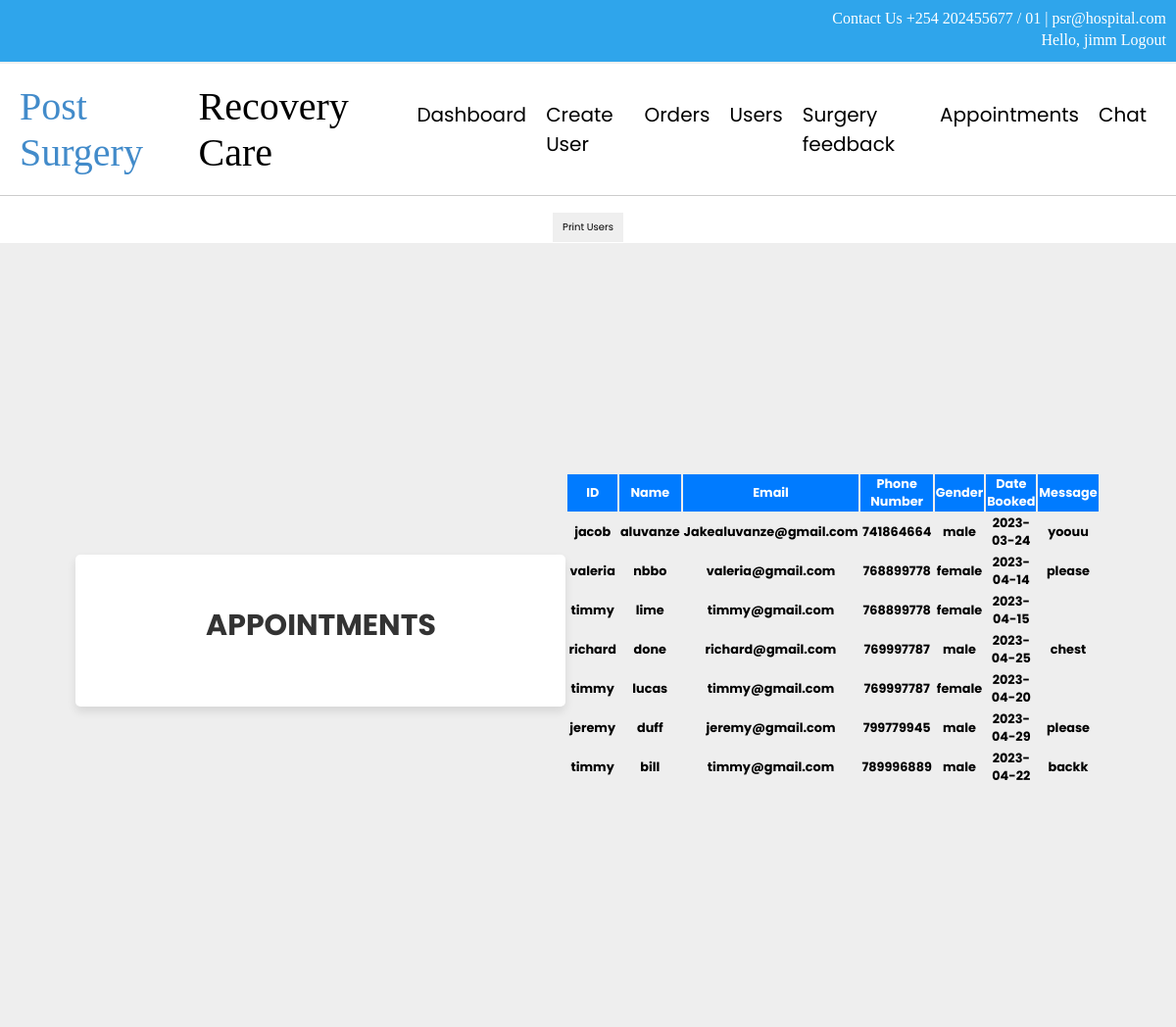
The app's page /admin/reserve.php (signed in) with its own data.
### tables this page shows
CREATE TABLE `appointments` (
  `id` int(255) NOT NULL,
  `fname` varchar(255) NOT NULL,
  `lname` varchar(255) NOT NULL,
  `email` varchar(255) NOT NULL,
  `phone` int(11) NOT NULL,
  `gender` text NOT NULL,
  `adate` date NOT NULL,
  `message` text NOT NULL
);

### admin/reserve.php (the view, shortened to what this page needs)
<?php
include '../config.php';
?>
<!DOCTYPE html>
<html lang="en">
<head>
   <link href="../css/nav.css" type="text/css" rel="stylesheet">
</head>
<body>
</head>
<body>
    <div class="top">
      <div>
       Contact Us +254 202455677 / 01 | psr@hospital.com
       <br>
          Hello, <?php echo $_SESSION['admin_name']; ?>
       <a href="../login_form.php">Logout</a>
      </div>
   </div>
  <nav class="navbar">
  <div class="logo">
    <a href="#" class="logo-text">
      <span class="logo-part-1">Post Surgery</span>
      <span class="logo-part-2">Recovery Care</span>
    </a>
  </div>
  <ul class="nav-links">
    <li><a href="dashboard.php">Dashboard</a></li>
    <li><a href="create_user.php">Create User</a></li>
    <li><a href="medicine.php">Orders</a></li>
    <li><a href="users.php">Users</a></li>
    <li><a href="surgeryf.php">Surgery feedback</a></li>
    <li><a href="reserve.php">Appointments</a></li>
    <li><a href="../chatlogin.php">Chat</a></li>
  </ul>
</nav>
     <h1><button  class="print" type="button" onclick="window.print('.form-container')">Print Users</button><h1>
   <div class="form-container">
    <form><h3>Appointments</h3></form><br>
         <?php
$sql = "SELECT fname, lname, email, phone, gender, adate, message FROM appointments";
$result = mysqli_query($conn, $sql);
if (mysqli_num_rows($result) > 0) {
    echo "<table><tr><th>ID</th><th>Name</th><th>Email</th><th>Phone Number</th><th>Gender</th><th>Date Booked</th><th>Message</th></tr>";
    while($row = mysqli_fetch_assoc($result)) {
        echo "<tr><td>".$row["fname"]."</td><td>".$row["lname"]."</td><td>".$row["email"]."</td><td>".$row["phone"]."</td><td>".$row["gender"]."</td><td>".$row["adate"]."</td><td>".$row["message"]."</td></tr>";
    }
    echo "</table>";
} else {
    echo "0 results";
}
?>

### css/nav.css (style rules this page uses)
* { font-family: 'Poppins', sans-serif; margin:0; padding:0; box-sizing: border-box; outline: none; border:none; text-decoration: none; }
.form-container { min-height: 100vh; display: flex; align-items: center; justify-content: center; padding:50px; padding-bottom: 60px; background: #eee; }
.form-container form { padding:50px; border-radius: 5px; box-shadow: 0 5px 10px rgba(0,0,0,.1); background: #fff; text-align: center; width: 500px; }
.form-container form h3 { font-size: 30px; text-transform: uppercase; margin-bottom: 10px; color:#333; }
.top { width:100%; background-color:#2FA5EB ; border-bottom:2px solid #f0f0f0; display: flex; }
.top div { width:1200px; color:#fff; background-color:#2FA5EB ; font-family:calibri; padding:10px; text-align:right; }
.top div a { color: #fff; font-family:calibri; }
.navbar { display: flex; justify-content: space-between; align-items: center; padding: 20px; background-color: #fff; border-bottom: 1px solid #ccc; }
.logo-text { display: flex; align-items: center; text-decoration: none; color: #000; }
.logo-part-1 { font-size: 40px; font-family: forte; color: #428bca; }
.logo-part-2 { font-size: 40px; font-family: forte; color: #000; }
.nav-links { position: sticky; display: flex; list-style: none; margin: 0; padding: 0; }
.nav-links li { margin: 0 10px; }
.nav-links a { text-decoration: none; color: #000; font-size: 20px; }
table { font-size: 0.4em; }
th, td { padding: 1px; }
td { width: 10px; }
th { background-color: #007bff; color: #fff; }
h1 { text-align: center; }
button { font-size: 10px; padding: 7px 10px; }

### records on screen
appointments: fname "jacob", lname "aluvanze", email "Jakealuvanze@gmail.com", phone "741864664", gender "male", adate "2023-03-24", message "yoouu"
appointments: fname "valeria", lname "nbbo", email "valeria@gmail.com", phone "768899778", gender "female", adate "2023-04-14", message "please"
appointments: fname "timmy", lname "lime", email "timmy@gmail.com", phone "768899778", gender "female", adate "2023-04-15"
appointments: fname "richard", lname "done", email "richard@gmail.com", phone "769997787", gender "male", adate "2023-04-25", message "chest"
appointments: fname "timmy", lname "lucas", email "timmy@gmail.com", phone "769997787", gender "female", adate "2023-04-20"
appointments: fname "jeremy", lname "duff", email "jeremy@gmail.com", phone "799779945", gender "male", adate "2023-04-29", message "please"
appointments: fname "timmy", lname "bill", email "timmy@gmail.com", phone "789996889", gender "male", adate "2023-04-22", message "backk"

### other values on screen
$_SESSION['admin_name'] "jimm"
